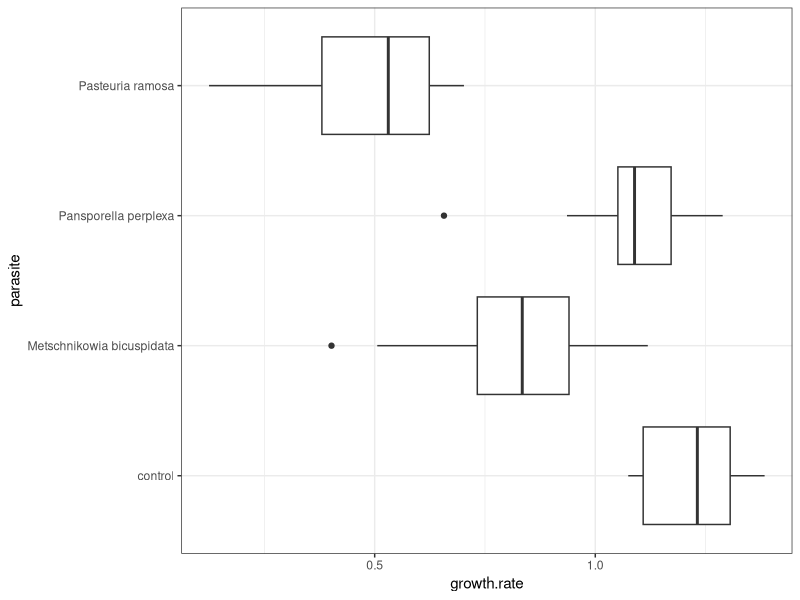
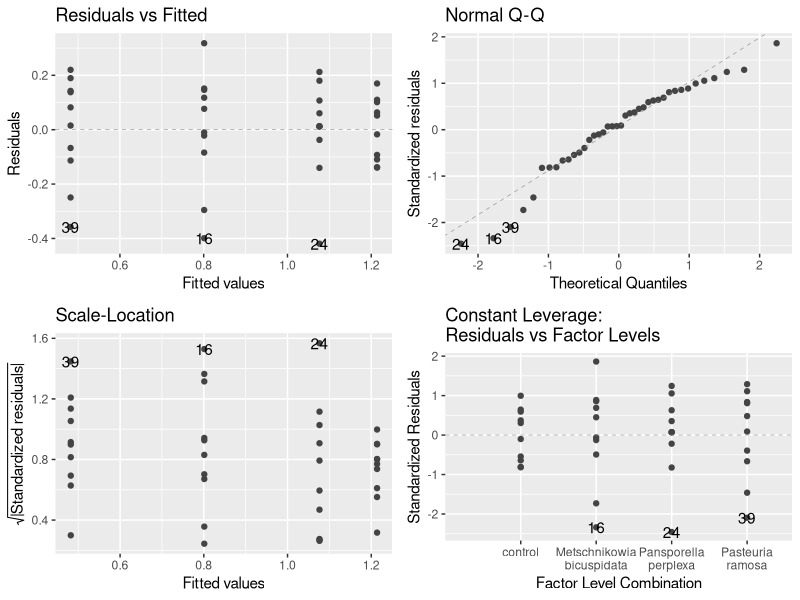

Write R code to recreate these figures, in order. (Note: this script raises an error after producing the figures.)
## ---- chunk 1
rm(list=ls())
library(tidyverse)
library(here)
library(ggfortify)
## ---- chunk 2
daphnia <- read.csv("Data/Daphniagrowth.csv")
## ---- chunk 3
glimpse(daphnia)
## ---- chunk 4
daphnia$parasite <- 
  as.factor(daphnia$parasite)
levels(daphnia$parasite)
## ---- chunk 5
ggplot(daphnia, aes(x = parasite, y = growth.rate)) +
  geom_boxplot() +
  theme_bw() +
  coord_flip() # flips x and y axis 
## ---- chunk 6
model_grow <- lm(growth.rate ~ parasite, data = daphnia)
## ---- chunk 7
autoplot(model_grow, smooth.colour = NA)
## ---- chunk 8
anova(model_grow)
## ---- chunk 9
?contr.treatment
## ---- chunk 10
summary(model_grow)
## ---- chunk 11
sumdat <- daphnia |> 
  group_by(parasite) |>
  summarise(meanGR = mean(growth.rate))

sumdat
## ---- chunk 12
ggplot(daphnia, aes(y = growth.rate, x = parasite)) + 
  geom_point() + 
  geom_point(sumdat, aes(x = parasite, y = meanGR)) +
  coord_flip()
